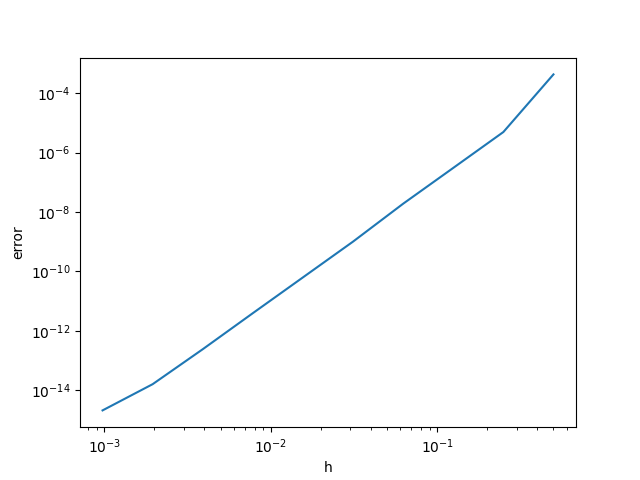

The script that saved this image:
import numpy as np
import matplotlib.pyplot as plt


def simpson(f, a, b, n):
    h = (b - a) / n
    x = a
    result = 0

    for i in range(n):
        x2 = x + h/2
        x3 = x + h
        result += f(x) + 4 * f(x2) + f(x3)
        x += h

    return result * h / 6


# driver code
if __name__ == "__main__":
    f = lambda x: np.e ** -(x*x)
    n = lambda a, b, h: int((b - a) / h)
    h = 1/2
    error = lambda x: abs(x - 0.6498803300786573037276521829129935239240253152760926685227030955)

    results = []
    errors = []
    h_vals = []

    for i in range(10):
        result = simpson(f, 0, np.pi/4, n(0, np.pi/4, h))
        print(f"n: {n(0, np.pi/4, h)}  h: {h}  result: {result}")

        results.append(result)
        errors.append(error(result))
        h_vals.append(h)
        h /= 2

    plt.xlabel('h')
    plt.ylabel('error')
    plt.xscale('log')
    plt.yscale('log')
    plt.plot(h_vals, errors)
    
    plt.savefig('./task5.png')
